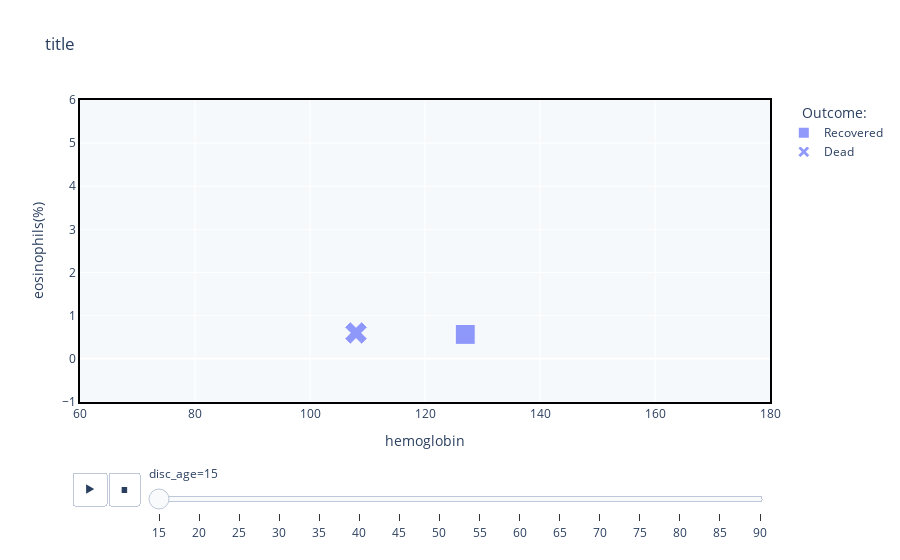

The cell this chart's notebook holds for it:
### Code cell
import plotly.express as px


fig = px.scatter(age_data, x="hemoglobin", y="eosinophils(%)", 
            animation_frame="disc_age", #animation_group="gender",
            size="Interleukin 2 receptor", hover_data = ["gender"], 
            symbol = "outcome", symbol_map = {'dead':'x', 'alive':'circle'},
            range_x=[60,180], range_y=[-1, 6], size_max = 40, title = 'title')


fig.update_layout({'plot_bgcolor' : 'rgba(224, 236, 244, 0.3)'})
fig.update_xaxes(showline=True, linewidth=2, linecolor='black', mirror=True)
fig.update_yaxes(showline=True, linewidth=2, linecolor='black', mirror=True)
#fig["layout"].pop("updatemenus") # optional, drop animation buttons
fig.update_layout(legend_title_text='    Outcome:')
fig.show()

### Figure 1 — Plotly figure (JSON) as saved in the notebook; plotly's stock layout.template omitted (floating-point values rounded to 4 significant figures)
{"data": [{"customdata": [["Male"]], "hoverlabel": {"namelength": 0}, "hovertemplate": "outcome=Recovered<br>disc_age=15<br>hemoglobin=%{x}<br>eosinophils(%)=%{y}<br>Interleukin 2 receptor=%{marker.size}<br>gender=%{customdata[0]}", "legendgroup": "Recovered", "marker": {"color": "#636efa", "size": [934.6], "sizemode": "area", "sizeref": 4.688, "symbol": "square"}, "mode": "markers", "name": "Recovered", "showlegend": true, "type": "scatter", "x": [127], "xaxis": "x", "y": [0.5667], "yaxis": "y"}, {"customdata": [["Female"]], "hoverlabel": {"namelength": 0}, "hovertemplate": "outcome=Dead<br>disc_age=15<br>hemoglobin=%{x}<br>eosinophils(%)=%{y}<br>Interleukin 2 receptor=%{marker.size}<br>gender=%{customdata[0]}", "legendgroup": "Dead", "marker": {"color": "#636efa", "size": [934.6], "sizemode": "area", "sizeref": 4.688, "symbol": "x"}, "mode": "markers", "name": "Dead", "showlegend": true, "type": "scatter", "x": [108], "xaxis": "x", "y": [0.6], "yaxis": "y"}], "layout": {"legend": {"itemsizing": "constant", "title": {"text": "    Outcome:"}, "tracegroupgap": 0}, "plot_bgcolor": "rgba(224, 236, 244, 0.3)", "sliders": [{"active": 0, "currentvalue": {"prefix": "disc_age="}, "len": 0.9, "pad": {"b": 10, "t": 60}, "steps": [{"args": [["15"], {"frame": {"duration": 0, "redraw": false}, "fromcurrent": true, "mode": "immediate", "transition": {"duration": 0, "easing": "linear"}}], "label": "15", "method": "animate"}, {"args": [["20"], {"frame": {"duration": 0, "redraw": false}, "fromcurrent": true, "mode": "immediate", "transition": {"duration": 0, "easing": "linear"}}], "label": "20", "method": "animate"}, {"args": [["25"], {"frame": {"duration": 0, "redraw": false}, "fromcurrent": true, "mode": "immediate", "transition": {"duration": 0, "easing": "linear"}}], "label": "25", "method": "animate"}, {"args": [["30"], {"frame": {"duration": 0, "redraw": false}, "fromcurrent": true, "mode": "immediate", "transition": {"duration": 0, "easing": "linear"}}], "label": "30", "method": "animate"}, {"args": [["35"], {"frame": {"duration": 0, "redraw": false}, "fromcurrent": true, "mode": "immediate", "transition": {"duration": 0, "easing": "linear"}}], "label": "35", "method": "animate"}, {"args": [["40"], {"frame": {"duration": 0, "redraw": false}, "fromcurrent": true, "mode": "immediate", "transition": {"duration": 0, "easing": "linear"}}], "label": "40", "method": "animate"}, {"args": [["45"], {"frame": {"duration": 0, "redraw": false}, "fromcurrent": true, "mode": "immediate", "transition": {"duration": 0, "easing": "linear"}}], "label": "45", "method": "animate"}, {"args": [["50"], {"frame": {"duration": 0, "redraw": false}, "fromcurrent": true, "mode": "immediate", "transition": {"duration": 0, "easing": "linear"}}], "label": "50", "method": "animate"}, {"args": [["55"], {"frame": {"duration": 0, "redraw": false}, "fromcurrent": true, "mode": "immediate", "transition": {"duration": 0, "easing": "linear"}}], "label": "55", "method": "animate"}, {"args": [["60"], {"frame": {"duration": 0, "redraw": false}, "fromcurrent": true, "mode": "immediate", "transition": {"duration": 0, "easing": "linear"}}], "label": "60", "method": "animate"}, {"args": [["65"], {"frame": {"duration": 0, "redraw": false}, "fromcurrent": true, "mode": "immediate", "transition": {"duration": 0, "easing": "linear"}}], "label": "65", "method": "animate"}, {"args": [["70"], {"frame": {"duration": 0, "redraw": false}, "fromcurrent": true, "mode": "immediate", "transition": {"duration": 0, "easing": "linear"}}], "label": "70", "method": "animate"}, {"args": [["75"], {"frame": {"duration": 0, "redraw": false}, "fromcurrent": true, "mode": "immediate", "transition": {"duration": 0, "easing": "linear"}}], "label": "75", "method": "animate"}, {"args": [["80"], {"frame": {"duration": 0, "redraw": false}, "fromcurrent": true, "mode": "immediate", "transition": {"duration": 0, "easing": "linear"}}], "label": "80", "method": "animate"}, {"args": [["85"], {"frame": {"duration": 0, "redraw": false}, "fromcurrent": true, "mode": "immediate", "transition": {"duration": 0, "easing": "linear"}}], "label": "85", "method": "animate"}, {"args": [["90"], {"frame": {"duration": 0, "redraw": false}, "fromcurrent": true, "mode": "immediate", "transition": {"duration": 0, "easing": "linear"}}], "label": "90", "method": "animate"}], "x": 0.1, "xanchor": "left", "y": 0, "yanchor": "top"}], "title": {"text": "title"}, "updatemenus": [{"buttons": [{"args": [null, {"frame": {"duration": 500, "redraw": false}, "fromcurrent": true, "mode": "immediate", "transition": {"duration": 500, "easing": "linear"}}], "label": "&#9654;", "method": "animate"}, {"args": [[null], {"frame": {"duration": 0, "redraw": false}, "fromcurrent": true, "mode": "immediate", "transition": {"duration": 0, "easing": "linear"}}], "label": "&#9724;", "method": "animate"}], "direction": "left", "pad": {"r": 10, "t": 70}, "showactive": false, "type": "buttons", "x": 0.1, "xanchor": "right", "y": 0, "yanchor": "top"}], "xaxis": {"anchor": "y", "domain": [0, 1], "linecolor": "black", "linewidth": 2, "mirror": true, "range": [60, 180], "showline": true, "title": {"text": "hemoglobin"}}, "yaxis": {"anchor": "x", "domain": [0, 1], "linecolor": "black", "linewidth": 2, "mirror": true, "range": [-1, 6], "showline": true, "title": {"text": "eosinophils(%)"}}}}
